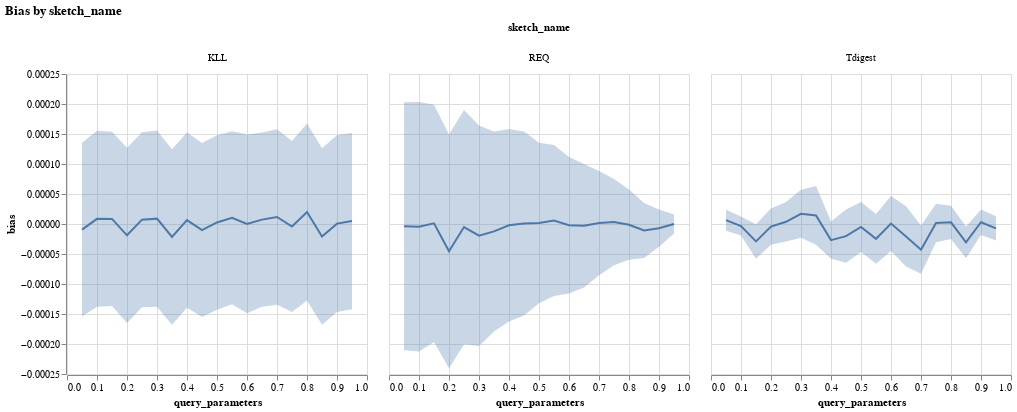

Notebook cell for this chart:
### Code cell
(chart, raw_aggdat) = plotBias(dat[dat['query'] == 'cdf'], x='query_parameters', column='sketch_name', unit=None)
#                               normalize_by='sketch_size', normalize_by_sqrt=False)
chart.configure_view(continuousWidth=300)

### Figure 1 — Vega-Lite specification as saved in the notebook (floating-point values rounded to 4 significant figures)
{"config": {"view": {"continuousWidth": 300, "continuousHeight": 300}}, "data": {"name": "data-dbb2bb6bfb2fc4fcf6c6db198edfd923"}, "facet": {"column": {"type": "nominal", "field": "sketch_name"}}, "spec": {"layer": [{"mark": "line", "encoding": {"x": {"type": "quantitative", "field": "query_parameters"}, "y": {"type": "quantitative", "field": "bias", "title": "bias"}}}, {"mark": {"type": "area", "opacity": 0.3}, "encoding": {"x": {"type": "quantitative", "field": "query_parameters"}, "y": {"type": "quantitative", "field": "bias_lower95", "title": "bias"}, "y2": {"field": "bias_upper95"}}}]}, "title": "Bias by sketch_name", "$schema": "https://vega.github.io/schema/vega-lite/v4.8.1.json", "datasets": {"data-dbb2bb6bfb2fc4fcf6c6db198edfd923": [{"query_parameters": 0.05, "sketch_name": "KLL", "bias": -9.302e-06, "std": 0.002193, "rmse": 0.4653, "q5": -0.00335, "q25": -0.00074, "q75": 0.00076, "q95": 0.003067, "size": 1360.0, "size_bytes": 10880.0, "count": 45000, "var_expectation": 2.419e-09, "expected_var": 1.014e-07, "count_by_seed": 20, "var_bias": 5.464e-09, "bias_lower95": -0.0001542, "bias_upper95": 0.0001356}, {"query_parameters": 0.05, "sketch_name": "REQ", "bias": -3.832e-06, "std": 0.003083, "rmse": 0.654, "q5": -0.004467, "q25": -0.001125, "q75": 0.001167, "q95": 0.00456, "size": 3434.0, "size_bytes": 27470.0, "count": 45000, "var_expectation": 1.115e-08, "expected_var": 2.002e-07, "count_by_seed": 20, "var_bias": 1.112e-08, "bias_lower95": -0.0002106, "bias_upper95": 0.0002029}, {"query_parameters": 0.05, "sketch_name": "Tdigest", "bias": 6.397e-06, "std": 8.154e-05, "rmse": 0.01722, "q5": -0.0001064, "q25": -2.003e-05, "q75": 3.421e-05, "q95": 0.0001206, "size": 961.4, "size_bytes": 15380.0, "count": 44335, "var_expectation": 1.414e-09, "expected_var": 1.113e-10, "count_by_seed": 20, "var_bias": 8.028e-11, "bias_lower95": -1.116e-05, "bias_upper95": 2.396e-05}, {"query_parameters": 0.1, "sketch_name": "KLL", "bias": 8.614e-06, "std": 0.002191, "rmse": 0.4649, "q5": -0.0032, "q25": -0.00075, "q75": 0.0007667, "q95": 0.00321, "size": 1360.0, "size_bytes": 10880.0, "count": 45000, "var_expectation": 5.341e-09, "expected_var": 1.011e-07, "count_by_seed": 20, "var_bias": 5.604e-09, "bias_lower95": -0.0001381, "bias_upper95": 0.0001553}, {"query_parameters": 0.1, "sketch_name": "REQ", "bias": -4.447e-06, "std": 0.003052, "rmse": 0.6473, "q5": -0.004675, "q25": -0.00105, "q75": 0.001137, "q95": 0.00435, "size": 3434.0, "size_bytes": 27470.0, "count": 45000, "var_expectation": 1.777e-08, "expected_var": 1.96e-07, "count_by_seed": 20, "var_bias": 1.125e-08, "bias_lower95": -0.0002123, "bias_upper95": 0.0002034}, {"query_parameters": 0.1, "sketch_name": "Tdigest", "bias": -3.498e-06, "std": 8.467e-05, "rmse": 0.01784, "q5": -0.00015, "q25": -4.428e-05, "q75": 3.851e-05, "q95": 0.0001112, "size": 961.4, "size_bytes": 15380.0, "count": 44335, "var_expectation": 1.114e-09, "expected_var": 1.287e-10, "count_by_seed": 20, "var_bias": 6.542e-11, "bias_lower95": -1.935e-05, "bias_upper95": 1.235e-05}, {"query_parameters": 0.15, "sketch_name": "KLL", "bias": 8.421e-06, "std": 0.002179, "rmse": 0.4623, "q5": -0.003187, "q25": -0.00075, "q75": 0.0007625, "q95": 0.0032, "size": 1360.0, "size_bytes": 10880.0, "count": 45000, "var_expectation": 4.275e-09, "expected_var": 1e-07, "count_by_seed": 20, "var_bias": 5.491e-09, "bias_lower95": -0.0001368, "bias_upper95": 0.0001537}, {"query_parameters": 0.15, "sketch_name": "REQ", "bias": 1.048e-06, "std": 0.002893, "rmse": 0.6136, "q5": -0.004325, "q25": -0.00109, "q75": 0.00105, "q95": 0.004525, "size": 3434.0, "size_bytes": 27470.0, "count": 45000, "var_expectation": 1.742e-08, "expected_var": 1.761e-07, "count_by_seed": 20, "var_bias": 1.018e-08, "bias_lower95": -0.0001967, "bias_upper95": 0.0001988}, {"query_parameters": 0.15, "sketch_name": "Tdigest", "bias": -2.906e-05, "std": 0.0001298, "rmse": 0.028, "q5": -0.0002391, "q25": -8.42e-05, "q75": 3.823e-05, "q95": 0.0001493, "size": 961.4, "size_bytes": 15380.0, "count": 44335, "var_expectation": 3.789e-09, "expected_var": 2.774e-10, "count_by_seed": 20, "var_bias": 2.14e-10, "bias_lower95": -5.773e-05, "bias_upper95": -3.88e-07}, {"query_parameters": 0.2, "sketch_name": "KLL", "bias": -1.885e-05, "std": 0.002196, "rmse": 0.466, "q5": -0.00321, "q25": -0.0007667, "q75": 0.00075, "q95": 0.00307, "size": 1360.0, "size_bytes": 10880.0, "count": 45000, "var_expectation": 3.805e-09, "expected_var": 1.016e-07, "count_by_seed": 20, "var_bias": 5.55e-09, "bias_lower95": -0.0001649, "bias_upper95": 0.0001272}, {"query_parameters": 0.2, "sketch_name": "REQ", "bias": -4.549e-05, "std": 0.002939, "rmse": 0.6235, "q5": -0.004475, "q25": -0.00112, "q75": 0.001075, "q95": 0.00415, "size": 3434.0, "size_bytes": 27470.0, "count": 45000, "var_expectation": 5.554e-09, "expected_var": 1.82e-07, "count_by_seed": 20, "var_bias": 9.872e-09, "bias_lower95": -0.0002402, "bias_upper95": 0.0001492}, {"query_parameters": 0.2, "sketch_name": "Tdigest", "bias": -4.4e-06, "std": 0.0001366, "rmse": 0.02877, "q5": -0.0002355, "q25": -6.29e-05, "q75": 6.311e-05, "q95": 0.0001864, "size": 961.4, "size_bytes": 15380.0, "count": 44335, "var_expectation": 4.209e-09, "expected_var": 3.069e-10, "count_by_seed": 20, "var_bias": 2.377e-10, "bias_lower95": -3.462e-05, "bias_upper95": 2.582e-05}, {"query_parameters": 0.25, "sketch_name": "KLL", "bias": 7.221e-06, "std": 0.002194, "rmse": 0.4654, "q5": -0.003117, "q25": -0.00075, "q75": 0.00075, "q95": 0.0032, "size": 1360.0, "size_bytes": 10880.0, "count": 45000, "var_expectation": 3.854e-09, "expected_var": 1.014e-07, "count_by_seed": 20, "var_bias": 5.54e-09, "bias_lower95": -0.0001387, "bias_upper95": 0.0001531}, {"query_parameters": 0.25, "sketch_name": "REQ", "bias": -5.143e-06, "std": 0.002875, "rmse": 0.6098, "q5": -0.00418, "q25": -0.00105, "q75": 0.001025, "q95": 0.004325, "size": 3434.0, "size_bytes": 27470.0, "count": 45000, "var_expectation": 1.463e-08, "expected_var": 1.739e-07, "count_by_seed": 20, "var_bias": 9.924e-09, "bias_lower95": -0.0002004, "bias_upper95": 0.0001901}, {"query_parameters": 0.25, "sketch_name": "Tdigest", "bias": 3.722e-06, "std": 0.0001366, "rmse": 0.02878, "q5": -0.0002185, "q25": -6.202e-05, "q75": 7.319e-05, "q95": 0.000217, "size": 961.4, "size_bytes": 15380.0, "count": 44335, "var_expectation": 5.099e-09, "expected_var": 2.884e-10, "count_by_seed": 20, "var_bias": 2.836e-10, "bias_lower95": -2.928e-05, "bias_upper95": 3.673e-05}, {"query_parameters": 0.3, "sketch_name": "KLL", "bias": 8.948e-06, "std": 0.002203, "rmse": 0.4673, "q5": -0.00312, "q25": -0.00075, "q75": 0.0008, "q95": 0.00315, "size": 1360.0, "size_bytes": 10880.0, "count": 45000, "var_expectation": 4.575e-09, "expected_var": 1.022e-07, "count_by_seed": 20, "var_bias": 5.622e-09, "bias_lower95": -0.000138, "bias_upper95": 0.0001559}, {"query_parameters": 0.3, "sketch_name": "REQ", "bias": -1.953e-05, "std": 0.002741, "rmse": 0.5815, "q5": -0.004237, "q25": -0.001, "q75": 0.0009625, "q95": 0.004138, "size": 3434.0, "size_bytes": 27470.0, "count": 45000, "var_expectation": 8.589e-09, "expected_var": 1.583e-07, "count_by_seed": 20, "var_bias": 8.781e-09, "bias_lower95": -0.0002032, "bias_upper95": 0.0001641}, {"query_parameters": 0.3, "sketch_name": "Tdigest", "bias": 1.698e-05, "std": 0.0001882, "rmse": 0.03978, "q5": -0.000213, "q25": -7.446e-05, "q75": 8.808e-05, "q95": 0.0003135, "size": 961.4, "size_bytes": 15380.0, "count": 44335, "var_expectation": 7.358e-09, "expected_var": 5.966e-10, "count_by_seed": 20, "var_bias": 4.186e-10, "bias_lower95": -2.312e-05, "bias_upper95": 5.709e-05}, {"query_parameters": 0.35, "sketch_name": "KLL", "bias": -2.15e-05, "std": 0.002206, "rmse": 0.468, "q5": -0.0032, "q25": -0.000775, "q75": 0.00075, "q95": 0.0031, "size": 1360.0, "size_bytes": 10880.0, "count": 45000, "var_expectation": 3.228e-09, "expected_var": 1.025e-07, "count_by_seed": 20, "var_bias": 5.567e-09, "bias_lower95": -0.0001677, "bias_upper95": 0.0001247}, {"query_parameters": 0.35, "sketch_name": "REQ", "bias": -1.237e-05, "std": 0.002498, "rmse": 0.53, "q5": -0.003562, "q25": -0.00095, "q75": 0.0009, "q95": 0.003713, "size": 3434.0, "size_bytes": 27470.0, "count": 45000, "var_expectation": 5.892e-09, "expected_var": 1.315e-07, "count_by_seed": 20, "var_bias": 7.231e-09, "bias_lower95": -0.000179, "bias_upper95": 0.0001543}, {"query_parameters": 0.35, "sketch_name": "Tdigest", "bias": 1.433e-05, "std": 0.0001912, "rmse": 0.04037, "q5": -0.0002533, "q25": -9.338e-05, "q75": 9.99e-05, "q95": 0.0003414, "size": 961.4, "size_bytes": 15380.0, "count": 44335, "var_expectation": 1.125e-08, "expected_var": 5.38e-10, "count_by_seed": 20, "var_bias": 6.203e-10, "bias_lower95": -3.449e-05, "bias_upper95": 6.315e-05}, {"query_parameters": 0.4, "sketch_name": "KLL", "bias": 6.57e-06, "std": 0.002175, "rmse": 0.4614, "q5": -0.003083, "q25": -0.0007667, "q75": 0.000775, "q95": 0.003112, "size": 1360.0, "size_bytes": 10880.0, "count": 45000, "var_expectation": 5.939e-09, "expected_var": 9.962e-08, "count_by_seed": 20, "var_bias": 5.555e-09, "bias_lower95": -0.0001395, "bias_upper95": 0.0001527}, {"query_parameters": 0.4, "sketch_name": "REQ", "bias": -2.168e-06, "std": 0.002399, "rmse": 0.509, "q5": -0.00355, "q25": -0.0009, "q75": 0.0008875, "q95": 0.00357, "size": 3434.0, "size_bytes": 27470.0, "count": 45000, "var_expectation": 5.95e-09, "expected_var": 1.213e-07, "count_by_seed": 20, "var_bias": 6.696e-09, "bias_lower95": -0.0001626, "bias_upper95": 0.0001582}, {"query_parameters": 0.4, "sketch_name": "Tdigest", "bias": -2.688e-05, "std": 0.0001653, "rmse": 0.03527, "q5": -0.0003239, "q25": -0.0001, "q75": 5.268e-05, "q95": 0.00021, "size": 961.4, "size_bytes": 15380.0, "count": 44335, "var_expectation": 4.339e-09, "expected_var": 4.881e-10, "count_by_seed": 20, "var_bias": 2.541e-10, "bias_lower95": -5.812e-05, "bias_upper95": 4.357e-06}, {"query_parameters": 0.45, "sketch_name": "KLL", "bias": -1.008e-05, "std": 0.002159, "rmse": 0.458, "q5": -0.0032, "q25": -0.0007667, "q75": 0.00075, "q95": 0.003067, "size": 1360.0, "size_bytes": 10880.0, "count": 45000, "var_expectation": 5.668e-09, "expected_var": 9.817e-08, "count_by_seed": 20, "var_bias": 5.465e-09, "bias_lower95": -0.000155, "bias_upper95": 0.0001348}, {"query_parameters": 0.45, "sketch_name": "REQ", "bias": 7.557e-07, "std": 0.002262, "rmse": 0.4798, "q5": -0.0033, "q25": -0.0008, "q75": 0.0007833, "q95": 0.00335, "size": 3434.0, "size_bytes": 27470.0, "count": 45000, "var_expectation": 8.427e-09, "expected_var": 1.077e-07, "count_by_seed": 20, "var_bias": 6.112e-09, "bias_lower95": -0.0001525, "bias_upper95": 0.000154}, {"query_parameters": 0.45, "sketch_name": "Tdigest", "bias": -2.029e-05, "std": 0.0001806, "rmse": 0.03828, "q5": -0.0003433, "q25": -8.366e-05, "q75": 6.189e-05, "q95": 0.0002164, "size": 961.4, "size_bytes": 15380.0, "count": 44335, "var_expectation": 9.233e-09, "expected_var": 4.96e-10, "count_by_seed": 20, "var_bias": 5.121e-10, "bias_lower95": -6.464e-05, "bias_upper95": 2.407e-05}, {"query_parameters": 0.5, "sketch_name": "KLL", "bias": 2.612e-06, "std": 0.002201, "rmse": 0.467, "q5": -0.00315, "q25": -0.0007667, "q75": 0.00075, "q95": 0.003167, "size": 1360.0, "size_bytes": 10880.0, "count": 45000, "var_expectation": 2.404e-09, "expected_var": 1.021e-07, "count_by_seed": 20, "var_bias": 5.502e-09, "bias_lower95": -0.0001428, "bias_upper95": 0.000148}, {"query_parameters": 0.5, "sketch_name": "REQ", "bias": 1.639e-06, "std": 0.001989, "rmse": 0.4218, "q5": -0.0029, "q25": -0.0007667, "q75": 0.00075, "q95": 0.0029, "size": 3434.0, "size_bytes": 27470.0, "count": 45000, "var_expectation": 5.115e-09, "expected_var": 8.328e-08, "count_by_seed": 20, "var_bias": 4.652e-09, "bias_lower95": -0.000132, "bias_upper95": 0.0001353}, {"query_parameters": 0.5, "sketch_name": "Tdigest", "bias": -4.902e-06, "std": 0.0002077, "rmse": 0.04374, "q5": -0.0002777, "q25": -0.000107, "q75": 6.632e-05, "q95": 0.0003237, "size": 961.4, "size_bytes": 15380.0, "count": 44335, "var_expectation": 7.803e-09, "expected_var": 7.512e-10, "count_by_seed": 20, "var_bias": 4.502e-10, "bias_lower95": -4.649e-05, "bias_upper95": 3.669e-05}, {"query_parameters": 0.55, "sketch_name": "KLL", "bias": 1.045e-05, "std": 0.002178, "rmse": 0.4619, "q5": -0.003125, "q25": -0.00075, "q75": 0.000775, "q95": 0.003133, "size": 1360.0, "size_bytes": 10880.0, "count": 45000, "var_expectation": 2.87e-09, "expected_var": 9.993e-08, "count_by_seed": 20, "var_bias": 5.411e-09, "bias_lower95": -0.0001337, "bias_upper95": 0.0001546}, {"query_parameters": 0.55, "sketch_name": "REQ", "bias": 5.883e-06, "std": 0.001876, "rmse": 0.398, "q5": -0.00276, "q25": -0.0006667, "q75": 0.00066, "q95": 0.00275, "size": 3434.0, "size_bytes": 27470.0, "count": 45000, "var_expectation": 4.284e-09, "expected_var": 7.414e-08, "count_by_seed": 20, "var_bias": 4.128e-09, "bias_lower95": -0.00012, "bias_upper95": 0.0001318}, {"query_parameters": 0.55, "sketch_name": "Tdigest", "bias": -2.467e-05, "std": 0.0002035, "rmse": 0.04317, "q5": -0.0003788, "q25": -9.007e-05, "q75": 7.593e-05, "q95": 0.0002525, "size": 961.4, "size_bytes": 15380.0, "count": 44335, "var_expectation": 7.76e-09, "expected_var": 7.155e-10, "count_by_seed": 20, "var_bias": 4.461e-10, "bias_lower95": -6.607e-05, "bias_upper95": 1.672e-05}, {"query_parameters": 0.6, "sketch_name": "KLL", "bias": 1.361e-07, "std": 0.002183, "rmse": 0.463, "q5": -0.003117, "q25": -0.00075, "q75": 0.0007667, "q95": 0.0032, "size": 1360.0, "size_bytes": 10880.0, "count": 45000, "var_expectation": 9.283e-09, "expected_var": 1.003e-07, "count_by_seed": 20, "var_bias": 5.766e-09, "bias_lower95": -0.0001487, "bias_upper95": 0.000149}, {"query_parameters": 0.6, "sketch_name": "REQ", "bias": -1.948e-06, "std": 0.001678, "rmse": 0.3559, "q5": -0.002467, "q25": -0.0006, "q75": 0.0005875, "q95": 0.0025, "size": 3434.0, "size_bytes": 27470.0, "count": 45000, "var_expectation": 4.743e-09, "expected_var": 5.924e-08, "count_by_seed": 20, "var_bias": 3.368e-09, "bias_lower95": -0.0001157, "bias_upper95": 0.0001118}, {"query_parameters": 0.6, "sketch_name": "Tdigest", "bias": 7.4e-07, "std": 0.0002228, "rmse": 0.04692, "q5": -0.0003564, "q25": -7.886e-05, "q75": 0.0001, "q95": 0.0003605, "size": 961.4, "size_bytes": 15380.0, "count": 44335, "var_expectation": 9.487e-09, "expected_var": 8.528e-10, "count_by_seed": 20, "var_bias": 5.442e-10, "bias_lower95": -4.498e-05, "bias_upper95": 4.646e-05}, {"query_parameters": 0.65, "sketch_name": "KLL", "bias": 7.288e-06, "std": 0.002169, "rmse": 0.4601, "q5": -0.00322, "q25": -0.00075, "q75": 0.0008, "q95": 0.0031, "size": 1360.0, "size_bytes": 10880.0, "count": 45000, "var_expectation": 4.916e-09, "expected_var": 9.908e-08, "count_by_seed": 20, "var_bias": 5.473e-09, "bias_lower95": -0.0001377, "bias_upper95": 0.0001523}, {"query_parameters": 0.65, "sketch_name": "REQ", "bias": -3.038e-06, "std": 0.001537, "rmse": 0.3261, "q5": -0.002287, "q25": -0.00055, "q75": 0.00055, "q95": 0.002275, "size": 3434.0, "size_bytes": 27470.0, "count": 45000, "var_expectation": 2.68e-09, "expected_var": 4.976e-08, "count_by_seed": 20, "var_bias": 2.76e-09, "bias_lower95": -0.000106, "bias_upper95": 9.994e-05}, {"query_parameters": 0.65, "sketch_name": "Tdigest", "bias": -2.071e-05, "std": 0.0002526, "rmse": 0.05336, "q5": -0.0003764, "q25": -0.0001104, "q75": 7.884e-05, "q95": 0.0003102, "size": 961.4, "size_bytes": 15380.0, "count": 44335, "var_expectation": 1.14e-08, "expected_var": 1.112e-09, "count_by_seed": 20, "var_bias": 6.586e-10, "bias_lower95": -7.101e-05, "bias_upper95": 2.959e-05}, {"query_parameters": 0.7, "sketch_name": "KLL", "bias": 1.162e-05, "std": 0.002186, "rmse": 0.4637, "q5": -0.003162, "q25": -0.00075, "q75": 0.00078, "q95": 0.00315, "size": 1360.0, "size_bytes": 10880.0, "count": 45000, "var_expectation": 4.958e-09, "expected_var": 1.007e-07, "count_by_seed": 20, "var_bias": 5.559e-09, "bias_lower95": -0.0001345, "bias_upper95": 0.0001578}, {"query_parameters": 0.7, "sketch_name": "REQ", "bias": 1.603e-06, "std": 0.001278, "rmse": 0.271, "q5": -0.001925, "q25": -0.00045, "q75": 0.0004667, "q95": 0.001917, "size": 3434.0, "size_bytes": 27470.0, "count": 45000, "var_expectation": 3.022e-09, "expected_var": 3.435e-08, "count_by_seed": 20, "var_bias": 1.967e-09, "bias_lower95": -8.533e-05, "bias_upper95": 8.853e-05}, {"query_parameters": 0.7, "sketch_name": "Tdigest", "bias": -4.285e-05, "std": 0.000199, "rmse": 0.04286, "q5": -0.0003861, "q25": -0.0001083, "q75": 5.189e-05, "q95": 0.0002138, "size": 961.4, "size_bytes": 15380.0, "count": 44335, "var_expectation": 7.328e-09, "expected_var": 6.862e-10, "count_by_seed": 20, "var_bias": 4.218e-10, "bias_lower95": -8.31e-05, "bias_upper95": -2.594e-06}, {"query_parameters": 0.75, "sketch_name": "KLL", "bias": -4.22e-06, "std": 0.002154, "rmse": 0.4569, "q5": -0.003175, "q25": -0.00075, "q75": 0.00077, "q95": 0.00315, "size": 1360.0, "size_bytes": 10880.0, "count": 45000, "var_expectation": 2.676e-09, "expected_var": 9.777e-08, "count_by_seed": 20, "var_bias": 5.287e-09, "bias_lower95": -0.0001467, "bias_upper95": 0.0001383}, {"query_parameters": 0.75, "sketch_name": "REQ", "bias": 3.129e-06, "std": 0.001074, "rmse": 0.2278, "q5": -0.0016, "q25": -0.0004, "q75": 0.0004, "q95": 0.00165, "size": 3434.0, "size_bytes": 27470.0, "count": 45000, "var_expectation": 1.171e-09, "expected_var": 2.428e-08, "count_by_seed": 20, "var_bias": 1.34e-09, "bias_lower95": -6.861e-05, "bias_upper95": 7.487e-05}, {"query_parameters": 0.75, "sketch_name": "Tdigest", "bias": 1.649e-06, "std": 0.0001591, "rmse": 0.03351, "q5": -0.0002371, "q25": -7.879e-05, "q75": 8.366e-05, "q95": 0.0002405, "size": 961.4, "size_bytes": 15380.0, "count": 44335, "var_expectation": 4.595e-09, "expected_var": 4.406e-10, "count_by_seed": 20, "var_bias": 2.65e-10, "bias_lower95": -3.026e-05, "bias_upper95": 3.356e-05}, {"query_parameters": 0.8, "sketch_name": "KLL", "bias": 1.992e-05, "std": 0.002185, "rmse": 0.4635, "q5": -0.0031, "q25": -0.00075, "q75": 0.000775, "q95": 0.003267, "size": 1360.0, "size_bytes": 10880.0, "count": 45000, "var_expectation": 6.921e-09, "expected_var": 1.005e-07, "count_by_seed": 20, "var_bias": 5.655e-09, "bias_lower95": -0.0001275, "bias_upper95": 0.0001673}, {"query_parameters": 0.8, "sketch_name": "REQ", "bias": -1.2e-06, "std": 0.000879, "rmse": 0.1865, "q5": -0.0013, "q25": -0.0003, "q75": 0.0003, "q95": 0.001325, "size": 3434.0, "size_bytes": 27470.0, "count": 45000, "var_expectation": 6.583e-10, "expected_var": 1.628e-08, "count_by_seed": 20, "var_bias": 8.914e-10, "bias_lower95": -5.972e-05, "bias_upper95": 5.732e-05}, {"query_parameters": 0.8, "sketch_name": "Tdigest", "bias": 2.764e-06, "std": 0.0001382, "rmse": 0.0291, "q5": -0.0001924, "q25": -5.796e-05, "q75": 6.173e-05, "q95": 0.0002214, "size": 961.4, "size_bytes": 15380.0, "count": 44335, "var_expectation": 3.508e-09, "expected_var": 3.313e-10, "count_by_seed": 20, "var_bias": 2.02e-10, "bias_lower95": -2.51e-05, "bias_upper95": 3.062e-05}, {"query_parameters": 0.85, "sketch_name": "KLL", "bias": -2.068e-05, "std": 0.002199, "rmse": 0.4665, "q5": -0.00331, "q25": -0.00075, "q75": 0.00075, "q95": 0.00306, "size": 1360.0, "size_bytes": 10880.0, "count": 45000, "var_expectation": 5.2e-09, "expected_var": 1.018e-07, "count_by_seed": 20, "var_bias": 5.634e-09, "bias_lower95": -0.0001678, "bias_upper95": 0.0001264}, {"query_parameters": 0.85, "sketch_name": "REQ", "bias": -1.083e-05, "std": 0.0006842, "rmse": 0.1452, "q5": -0.00105, "q25": -0.00024, "q75": 0.0002333, "q95": 0.000975, "size": 3434.0, "size_bytes": 27470.0, "count": 45000, "var_expectation": 4.951e-10, "expected_var": 9.861e-09, "count_by_seed": 20, "var_bias": 5.451e-10, "bias_lower95": -5.659e-05, "bias_upper95": 3.493e-05}, {"query_parameters": 0.85, "sketch_name": "Tdigest", "bias": -3.072e-05, "std": 0.0001486, "rmse": 0.03194, "q5": -0.0002337, "q25": -8.349e-05, "q75": 2.749e-05, "q95": 0.0001829, "size": 961.4, "size_bytes": 15380.0, "count": 44335, "var_expectation": 3.044e-09, "expected_var": 4.046e-10, "count_by_seed": 20, "var_bias": 1.815e-10, "bias_lower95": -5.713e-05, "bias_upper95": -4.319e-06}, {"query_parameters": 0.9, "sketch_name": "KLL", "bias": 6.133e-07, "std": 0.002207, "rmse": 0.4682, "q5": -0.00318, "q25": -0.00075, "q75": 0.0007625, "q95": 0.0031, "size": 1360.0, "size_bytes": 10880.0, "count": 45000, "var_expectation": 4.582e-09, "expected_var": 1.026e-07, "count_by_seed": 20, "var_bias": 5.643e-09, "bias_lower95": -0.0001466, "bias_upper95": 0.0001478}, {"query_parameters": 0.9, "sketch_name": "REQ", "bias": -6.973e-06, "std": 0.0004669, "rmse": 0.09905, "q5": -0.0007, "q25": -0.0001667, "q75": 0.00016, "q95": 0.0006667, "size": 3434.0, "size_bytes": 27470.0, "count": 45000, "var_expectation": 1.841e-10, "expected_var": 4.592e-09, "count_by_seed": 20, "var_bias": 2.514e-10, "bias_lower95": -3.805e-05, "bias_upper95": 2.41e-05}, {"query_parameters": 0.9, "sketch_name": "Tdigest", "bias": 2.891e-06, "std": 9.904e-05, "rmse": 0.02086, "q5": -0.00015, "q25": -4.349e-05, "q75": 4.563e-05, "q95": 0.000132, "size": 961.4, "size_bytes": 15380.0, "count": 44335, "var_expectation": 2.077e-09, "expected_var": 1.643e-10, "count_by_seed": 20, "var_bias": 1.18e-10, "bias_lower95": -1.84e-05, "bias_upper95": 2.418e-05}, {"query_parameters": 0.95, "sketch_name": "KLL", "bias": 4.823e-06, "std": 0.002198, "rmse": 0.4663, "q5": -0.003075, "q25": -0.000775, "q75": 0.00075, "q95": 0.00315, "size": 1360.0, "size_bytes": 10880.0, "count": 45000, "var_expectation": 4.981e-09, "expected_var": 1.018e-07, "count_by_seed": 20, "var_bias": 5.619e-09, "bias_lower95": -0.0001421, "bias_upper95": 0.0001517}, {"query_parameters": 0.95, "sketch_name": "REQ", "bias": 9.596e-08, "std": 0.0002344, "rmse": 0.04973, "q5": -0.0003375, "q25": -8.333e-05, "q75": 8.333e-05, "q95": 0.00035, "size": 3434.0, "size_bytes": 27470.0, "count": 45000, "var_expectation": 7.291e-11, "expected_var": 1.157e-09, "count_by_seed": 20, "var_bias": 6.475e-11, "bias_lower95": -1.568e-05, "bias_upper95": 1.587e-05}, {"query_parameters": 0.95, "sketch_name": "Tdigest", "bias": -7.338e-06, "std": 8.77e-05, "rmse": 0.01853, "q5": -0.0001216, "q25": -4.186e-05, "q75": 2.312e-05, "q95": 9.701e-05, "size": 961.4, "size_bytes": 15380.0, "count": 44335, "var_expectation": 1.898e-09, "expected_var": 1.232e-10, "count_by_seed": 20, "var_bias": 1.064e-10, "bias_lower95": -2.755e-05, "bias_upper95": 1.288e-05}]}}
